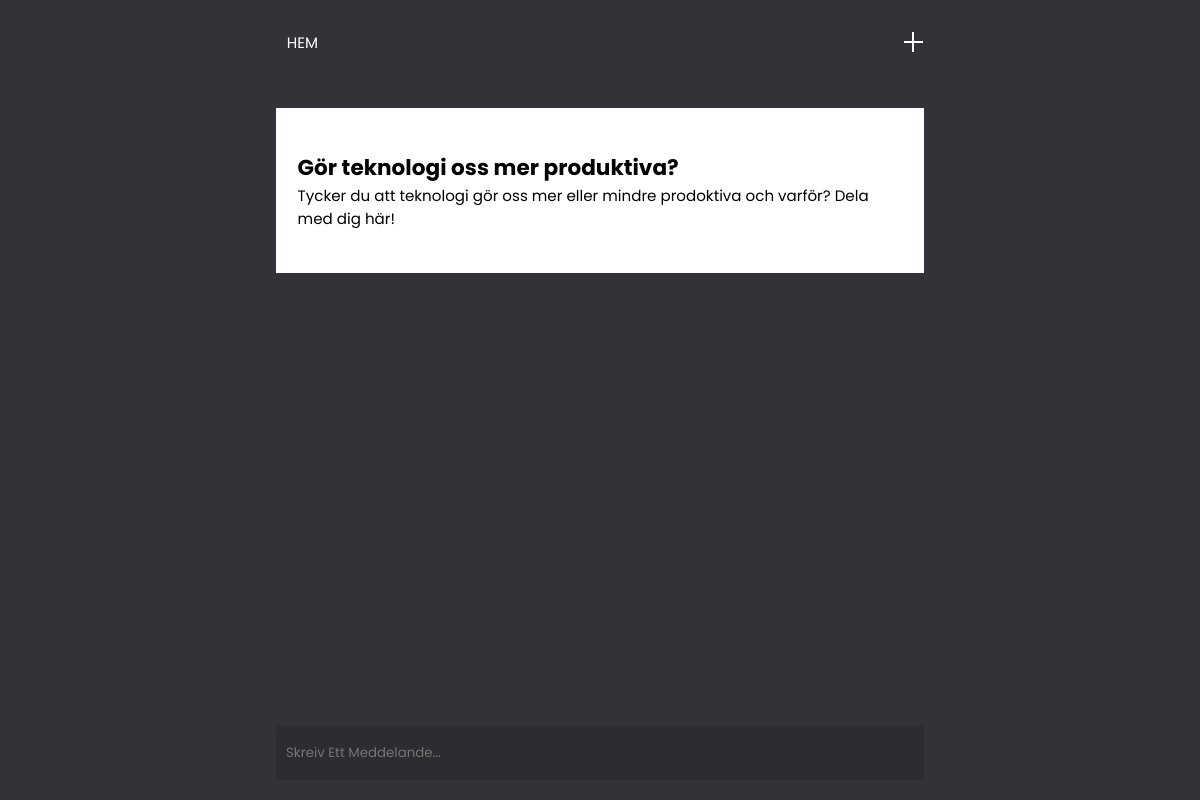
Page /room/3 on the committed database.
### base/models.py (models this page shows, shortened)
class Room(models.Model):
    name = models.CharField(max_length=200)
    description = models.TextField()
    updated = models.DateTimeField(auto_now=True)
    created = models.DateTimeField(auto_now_add=True)
    class Meta:
        ordering = ['-updated', '-created']

### base/views.py (the view, shortened to what this page needs)
# urls.py: path('room/<str:pk>', views.room, name="room"),
def room(request, pk):
    room = Room.objects.get(id=pk)  # Get corresponding room
    room_messages = room.message_set.all()
    form = Create_message_form()
    context = {
        'room': room,
        'room_messages': room_messages,
        'form': form
    }
    return render(request, 'base/room.html', context)

### base/forms.py
class Create_message_form(ModelForm):
    message = forms.CharField(
        label='',
        widget=forms.TextInput(attrs={
            'placeholder': 'Skreiv Ett Meddelande...',
            'autocomplete': 'off',
        })
    )
    class Meta:
        model = Message
        fields = ('message', )
        required = False

### base/templates/base/room.html (shortened to what this page needs)
{% extends 'base.html' %}
{% block content%}
<div class="room_description">
    <h1 class="name">{{room.name}}</h1>
    <p class="description">{{room.description}}</p>
</div>
<section class="messages">
</section>
<form class="message_form" action="" method="POST">
    {{form}}
</form>
{% endblock content%}

### static/styles/main.css (style rules this page uses)
* { margin: 0; padding: 0; -webkit-box-sizing: border-box; box-sizing: border-box; font-family: "Poppins", sans-serif; }
html { font-size: 67.5%; }
p, a { font-size: 1.4rem; }
p { word-wrap: break-word; }

### static/styles/room.css (style rules this page uses)
body { background-color: #313338; }
.room_description { max-width: 60rem; background-color: white; padding: 4rem 2rem; margin: 4rem auto; }
.messages { padding-bottom: 12rem; }
.message_form { position: fixed; bottom:20px; left: 50%; max-width: 60rem; transform: translate(-50%, 0); display: flex; display: flex; flex-direction: column; background-color: rgba(211, 211, 211, 0.335); background-color: #2b2d31; }
.message_form #id_message { background-color: #2b2d31; color: white; height: 5rem; width: 60rem; max-width: 100vw; resize: none; outline: none; border: none; padding: 10px; border-radius: 20px; }

### rows in the picture
Room: name "Gör teknologi oss mer produktiva?", description "Tycker du att teknologi gör oss mer eller mindre prodoktiva och varför? Dela med dig här!"
